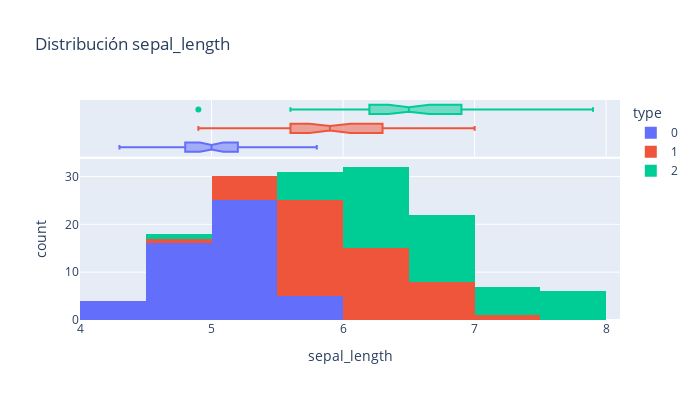

The cell this chart's notebook holds for it:
### Markdown cell above
## Distribuciones de variables

### Code cell
# Visualizar histograma de variable 1
hist_plot01 = px.histogram(
    df, 
    x = v[0], 
    title = f"Distribución {v[0]}", 
    color = "type", 
    marginal = "box", 
    width = 700, 
    height = 400
)
hist_plot01.show()

### Figure 1 — Plotly figure (JSON) as saved in the notebook; plotly's stock layout.template omitted (floating-point values rounded to 4 significant figures)
{"data": [{"alignmentgroup": "True", "bingroup": "x", "hovertemplate": "type=0<br>sepal_length=%{x}<br>count=%{y}<extra></extra>", "legendgroup": "0", "marker": {"color": "#636efa", "pattern": {"shape": ""}}, "name": "0", "offsetgroup": "0", "orientation": "v", "showlegend": true, "type": "histogram", "x": [5.1, 4.9, 4.7, 4.6, 5, 5.4, 4.6, 5, 4.4, 4.9, 5.4, 4.8, 4.8, 4.3, 5.8, 5.7, 5.4, 5.1, 5.7, 5.1, 5.4, 5.1, 4.6, 5.1, 4.8, 5, 5, 5.2, 5.2, 4.7, 4.8, 5.4, 5.2, 5.5, 4.9, 5, 5.5, 4.9, 4.4, 5.1, 5, 4.5, 4.4, 5, 5.1, 4.8, 5.1, 4.6, 5.3, 5], "xaxis": "x", "yaxis": "y"}, {"alignmentgroup": "True", "hovertemplate": "type=0<br>sepal_length=%{x}<extra></extra>", "legendgroup": "0", "marker": {"color": "#636efa"}, "name": "0", "notched": true, "offsetgroup": "0", "showlegend": false, "type": "box", "x": [5.1, 4.9, 4.7, 4.6, 5, 5.4, 4.6, 5, 4.4, 4.9, 5.4, 4.8, 4.8, 4.3, 5.8, 5.7, 5.4, 5.1, 5.7, 5.1, 5.4, 5.1, 4.6, 5.1, 4.8, 5, 5, 5.2, 5.2, 4.7, 4.8, 5.4, 5.2, 5.5, 4.9, 5, 5.5, 4.9, 4.4, 5.1, 5, 4.5, 4.4, 5, 5.1, 4.8, 5.1, 4.6, 5.3, 5], "xaxis": "x2", "yaxis": "y2"}, {"alignmentgroup": "True", "bingroup": "x", "hovertemplate": "type=1<br>sepal_length=%{x}<br>count=%{y}<extra></extra>", "legendgroup": "1", "marker": {"color": "#EF553B", "pattern": {"shape": ""}}, "name": "1", "offsetgroup": "1", "orientation": "v", "showlegend": true, "type": "histogram", "x": [7, 6.4, 6.9, 5.5, 6.5, 5.7, 6.3, 4.9, 6.6, 5.2, 5, 5.9, 6, 6.1, 5.6, 6.7, 5.6, 5.8, 6.2, 5.6, 5.9, 6.1, 6.3, 6.1, 6.4, 6.6, 6.8, 6.7, 6, 5.7, 5.5, 5.5, 5.8, 6, 5.4, 6, 6.7, 6.3, 5.6, 5.5, 5.5, 6.1, 5.8, 5, 5.6, 5.7, 5.7, 6.2, 5.1, 5.7], "xaxis": "x", "yaxis": "y"}, {"alignmentgroup": "True", "hovertemplate": "type=1<br>sepal_length=%{x}<extra></extra>", "legendgroup": "1", "marker": {"color": "#EF553B"}, "name": "1", "notched": true, "offsetgroup": "1", "showlegend": false, "type": "box", "x": [7, 6.4, 6.9, 5.5, 6.5, 5.7, 6.3, 4.9, 6.6, 5.2, 5, 5.9, 6, 6.1, 5.6, 6.7, 5.6, 5.8, 6.2, 5.6, 5.9, 6.1, 6.3, 6.1, 6.4, 6.6, 6.8, 6.7, 6, 5.7, 5.5, 5.5, 5.8, 6, 5.4, 6, 6.7, 6.3, 5.6, 5.5, 5.5, 6.1, 5.8, 5, 5.6, 5.7, 5.7, 6.2, 5.1, 5.7], "xaxis": "x2", "yaxis": "y2"}, {"alignmentgroup": "True", "bingroup": "x", "hovertemplate": "type=2<br>sepal_length=%{x}<br>count=%{y}<extra></extra>", "legendgroup": "2", "marker": {"color": "#00cc96", "pattern": {"shape": ""}}, "name": "2", "offsetgroup": "2", "orientation": "v", "showlegend": true, "type": "histogram", "x": [6.3, 5.8, 7.1, 6.3, 6.5, 7.6, 4.9, 7.3, 6.7, 7.2, 6.5, 6.4, 6.8, 5.7, 5.8, 6.4, 6.5, 7.7, 7.7, 6, 6.9, 5.6, 7.7, 6.3, 6.7, 7.2, 6.2, 6.1, 6.4, 7.2, 7.4, 7.9, 6.4, 6.3, 6.1, 7.7, 6.3, 6.4, 6, 6.9, 6.7, 6.9, 5.8, 6.8, 6.7, 6.7, 6.3, 6.5, 6.2, 5.9], "xaxis": "x", "yaxis": "y"}, {"alignmentgroup": "True", "hovertemplate": "type=2<br>sepal_length=%{x}<extra></extra>", "legendgroup": "2", "marker": {"color": "#00cc96"}, "name": "2", "notched": true, "offsetgroup": "2", "showlegend": false, "type": "box", "x": [6.3, 5.8, 7.1, 6.3, 6.5, 7.6, 4.9, 7.3, 6.7, 7.2, 6.5, 6.4, 6.8, 5.7, 5.8, 6.4, 6.5, 7.7, 7.7, 6, 6.9, 5.6, 7.7, 6.3, 6.7, 7.2, 6.2, 6.1, 6.4, 7.2, 7.4, 7.9, 6.4, 6.3, 6.1, 7.7, 6.3, 6.4, 6, 6.9, 6.7, 6.9, 5.8, 6.8, 6.7, 6.7, 6.3, 6.5, 6.2, 5.9], "xaxis": "x2", "yaxis": "y2"}], "layout": {"barmode": "relative", "height": 400, "legend": {"title": {"text": "type"}, "tracegroupgap": 0}, "title": {"text": "Distribución sepal_length"}, "width": 700, "xaxis": {"anchor": "y", "domain": [0, 1], "title": {"text": "sepal_length"}}, "xaxis2": {"anchor": "y2", "domain": [0, 1], "matches": "x", "showgrid": true, "showticklabels": false}, "yaxis": {"anchor": "x", "domain": [0, 0.7326], "title": {"text": "count"}}, "yaxis2": {"anchor": "x2", "domain": [0.7426, 1], "matches": "y2", "showgrid": false, "showline": false, "showticklabels": false, "ticks": ""}}}
